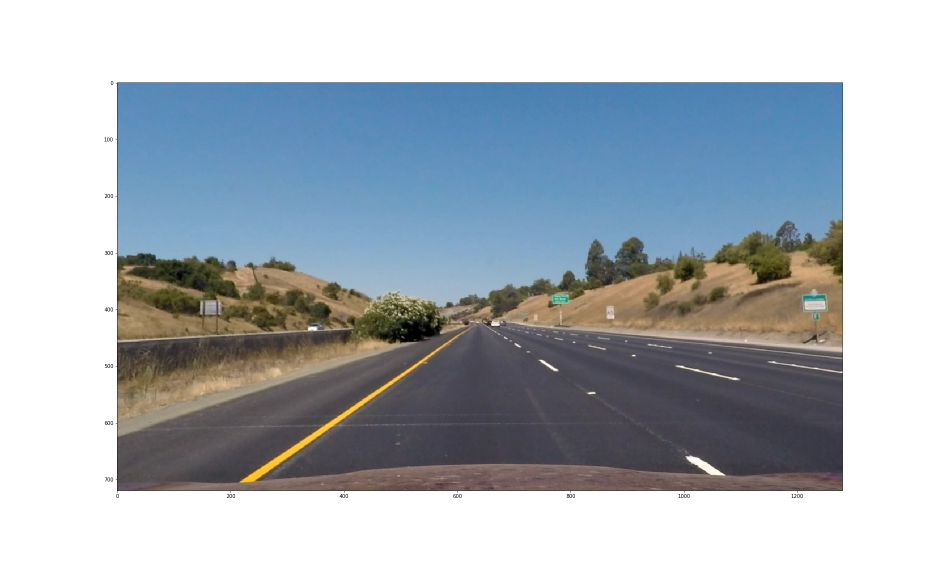
#> input picture examples/corrected_image.png, 1872 x 1152 px (shown at 1/2 size); its folder holds only this picture in this run
$ python -i laneFinder.py   (imports and definitions only)   (older library calls are emulated)
#> lines starting #> are read from the running program, lines starting #| are printed output that depends on the picture
import numpy as np
import cv2
import glob
import matplotlib.pyplot as plt
import time
from moviepy.editor import VideoFileClip
import pickle

class Calibrator:
    mtx = None
    dist = None

    def correct_image(self, image):
        return cv2.undistort(image, self.mtx, self.dist, None, self.mtx)

    # [19 lines left out: functions __init__, save_pickle, fromPickle, not called in this run]

    @classmethod
    def fromCheckerboardImages(cls, calibration_images_path = 'camera_cal/', nx = 9, ny = 6):
        # prepare object points, like (0,0,0), (1,0,0), (2,0,0) ....,(6,5,0)
        objp = np.zeros((ny*nx,3), np.float32)
        objp[:,:2] = np.mgrid[0:nx,0:ny].T.reshape(-1,2)

        # Make a list of calibration images
        images = glob.glob(calibration_images_path + '*.jpg')
        img_size = (720, 1280)

        # Arrays to store object points and image points from all the images.
        objpoints = [] # 3d points in real world space
        imgpoints = [] # 2d points in image plane.

        # Step through the list and search for chessboard corners
        for fname in images:
            img = cv2.imread(fname)
            gray = cv2.cvtColor(img,cv2.COLOR_BGR2GRAY)
            img_size = gray.shape

            # Find the chessboard corners
            ret, corners = cv2.findChessboardCorners(gray, (nx, ny), None)

            # If found, add object points, image points
            if ret == True:
                objpoints.append(objp)
                imgpoints.append(corners)


        ret, mtx, dist, rvecs, tvecs = cv2.calibrateCamera(objpoints, imgpoints, img_size, None, None)
        return cls(mtx, dist)

class Tracker:
    left_fit = None
    right_fit = None
    calibrator = None
    pM = None
    rM = None
    radius = None
    ctr_offset = None

    # [236 lines left out: functions preprocess_image, make_paralel, reverse_perspective, histogram_based_detect_lane, find_lanes_using_existing_fits, pipeline and 1 more, not called in this run]

    def __init__(self, calibration_piclke_path = 'calibration.p'):
        import os.path
        if (os.path.exists(calibration_piclke_path)):
            self.calibrator = Calibrator.fromPickle(calibration_piclke_path)
        else:
            self.calibrator = Calibrator.fromCheckerboardImages()

# [1 line that did not run here, left out]
# [1 line not run here, left out]

>>> import cv2
>>> picture = cv2.imread('examples/corrected_image.png', cv2.IMREAD_GRAYSCALE)
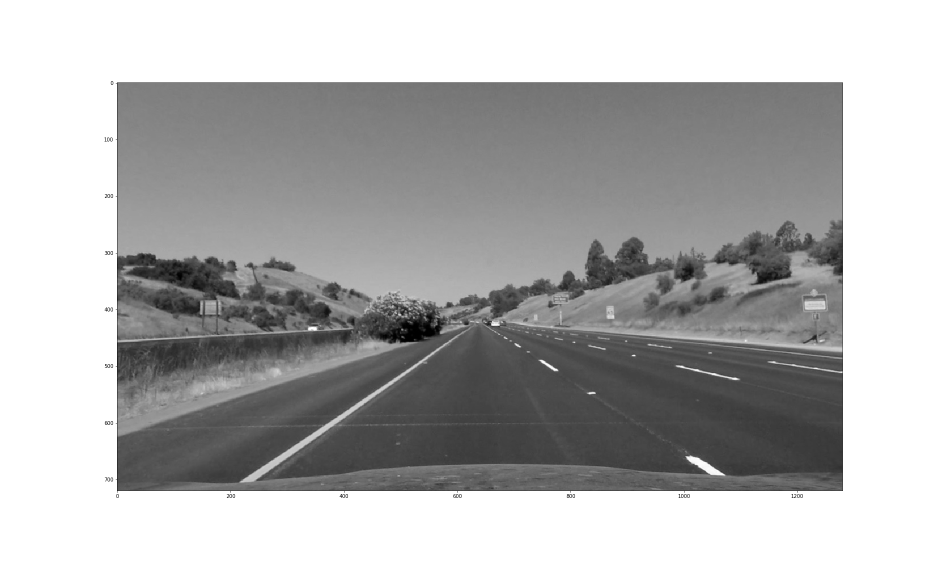
#> picture: shape (1152, 1872) (shown at 1/2 size); min 0, max 255, mean 177.7
>>> result = Tracker().pipeline(picture)
#> (the run stopped early here; a loop or call above may not have finished)
